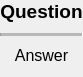
            <widget class="QWidget" name="scrollAreaWidgetContents">
             <property name="geometry">
              <rect>
               <x>0</x>
               <y>0</y>
               <width>80</width>
               <height>77</height>
              </rect>
             </property>
             <property name="sizePolicy">
              <sizepolicy hsizetype="Preferred" vsizetype="Preferred">
               <horstretch>0</horstretch>
               <verstretch>0</verstretch>
              </sizepolicy>
             </property>
             <property name="autoFillBackground">
              <bool>false</bool>
             </property>
             <layout class="QVBoxLayout" name="verticalLayout_7">
              <property name="spacing">
               <number>10</number>
              </property>
              <property name="leftMargin">
               <number>0</number>
              </property>
              <property name="topMargin">
               <number>0</number>
              </property>
              <property name="rightMargin">
               <number>0</number>
              </property>
              <property name="bottomMargin">
               <number>0</number>
              </property>
              <item>
               <widget class="QLabel" name="cardQuestion">
                <property name="sizePolicy">
                 <sizepolicy hsizetype="Preferred" vsizetype="Preferred">
                  <horstretch>0</horstretch>
                  <verstretch>0</verstretch>
                 </sizepolicy>
                </property>
                <property name="maximumSize">
                 <size>
                  <width>16777215</width>
                  <height>16777215</height>
                 </size>
                </property>
                <property name="font">
                 <font>
                  <pointsize>14</pointsize>
                  <bold>true</bold>
                 </font>
                </property>
                <property name="layoutDirection">
                 <enum>Qt::LayoutDirection::LeftToRight</enum>
                </property>
                <property name="lineWidth">
                 <number>1</number>
                </property>
                <property name="text">
                 <string>Question</string>
                </property>
                <property name="textFormat">
                 <enum>Qt::TextFormat::AutoText</enum>
                </property>
                <property name="alignment">
                 <set>Qt::AlignmentFlag::AlignHCenter|Qt::AlignmentFlag::AlignTop</set>
                </property>
                <property name="wordWrap">
                 <bool>true</bool>
                </property>
                <property name="margin">
                 <number>0</number>
                </property>
               </widget>
              </item>
              <item>
               <widget class="QFrame" name="frame">
                <property name="sizePolicy">
                 <sizepolicy hsizetype="Expanding" vsizetype="Fixed">
                  <horstretch>0</horstretch>
                  <verstretch>0</verstretch>
                 </sizepolicy>
                </property>
                <property name="autoFillBackground">
                 <bool>false</bool>
                </property>
                <property name="styleSheet">
                 <string notr="true">#frame{
color: #ffffff;
}</string>
                </property>
                <property name="frameShape">
                 <enum>QFrame::Shape::HLine</enum>
                </property>
                <property name="frameShadow">
                 <enum>QFrame::Shadow::Sunken</enum>
                </property>
                <property name="lineWidth">
                 <number>1</number>
                </property>
                <property name="midLineWidth">
                 <number>3</number>
                </property>
               </widget>
              </item>
              <item>
               <widget class="QLabel" name="cardAnswer">
                <property name="sizePolicy">
                 <sizepolicy hsizetype="Preferred" vsizetype="Expanding">
                  <horstretch>0</horstretch>
                  <verstretch>0</verstretch>
                 </sizepolicy>
                </property>
                <property name="minimumSize">
                 <size>
                  <width>0</width>
                  <height>0</height>
                 </size>
                </property>
                <property name="maximumSize">
                 <size>
                  <width>16777215</width>
                  <height>16777215</height>
                 </size>
                </property>
                <property name="font">
                 <font>
                  <pointsize>12</pointsize>
                 </font>
                </property>
                <property name="autoFillBackground">
                 <bool>false</bool>
                </property>
                <property name="text">
                 <string>Answer</string>
                </property>
                <property name="scaledContents">
                 <bool>false</bool>
                </property>
                <property name="alignment">
                 <set>Qt::AlignmentFlag::AlignHCenter|Qt::AlignmentFlag::AlignTop</set>
                </property>
                <property name="wordWrap">
                 <bool>true</bool>
                </property>
                <property name="margin">
                 <number>0</number>
                </property>
               </widget>
              </item>
             </layout>
            </widget>
